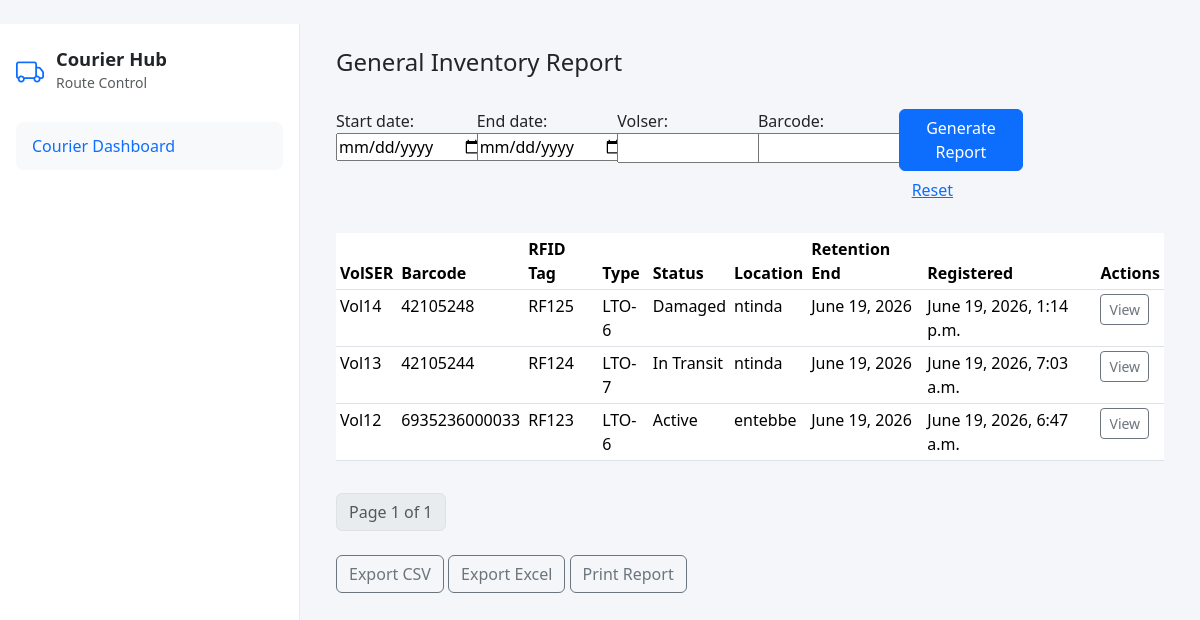
Before: /reports/general/ (signed in) with the older database file.
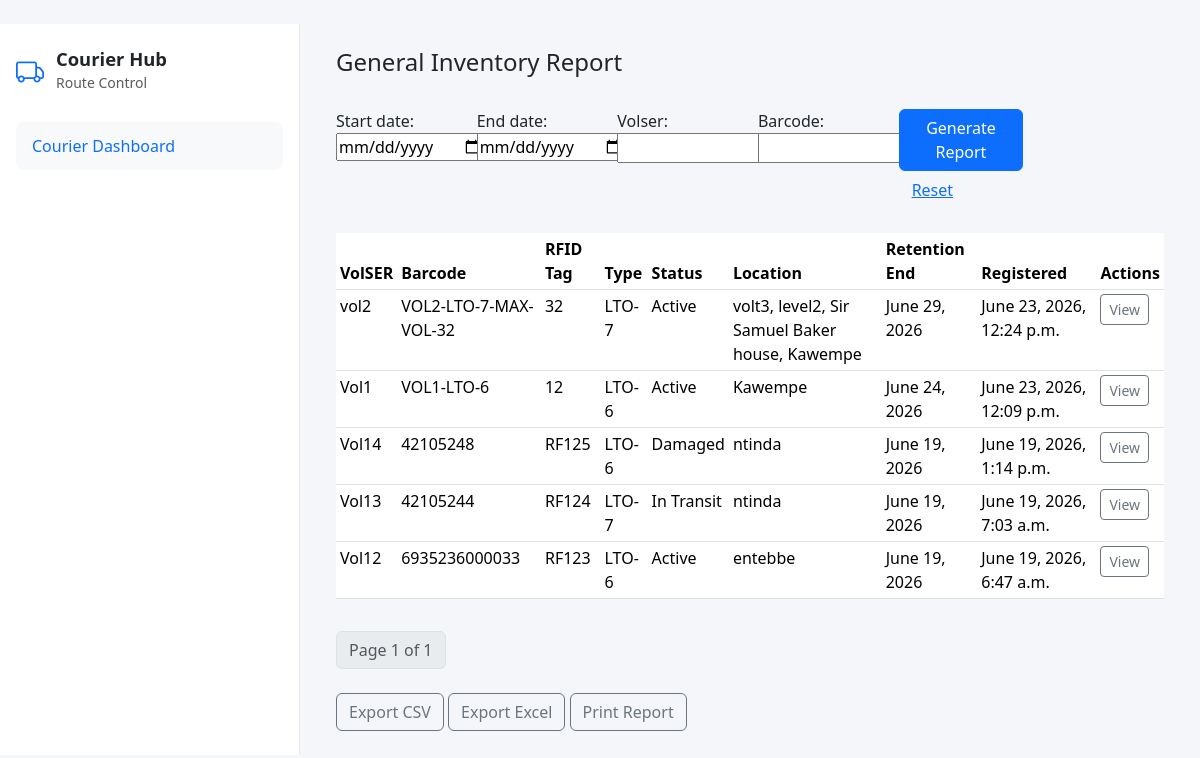
After: the same page with the newer database file.
### inventory/models.py (models this page shows, shortened)
class Tape(models.Model):
    id = models.UUIDField(primary_key=True, default=uuid.uuid4, editable=False)
    TAPE_TYPE_CHOICES = [
        ('LTO-6', 'LTO-6'),
        ('LTO-7', 'LTO-7'),
        ('LTO-8', 'LTO-8'),
        ('LTO-9', 'LTO-9'),
    ]
    STATUS_CHOICES = [
        ('Active', 'Active'),
        ('Retained', 'Retained'),
        ('Off-Site', 'Off-Site'),
        ('In Transit', 'In Transit'),
        ('Scratch Eligible', 'Scratch Eligible'),
        ('Damaged', 'Damaged'),
        ('Missing', 'Missing'),
    ]
    volser = models.CharField(max_length=100, unique=True)
    barcode = models.CharField(max_length=100, unique=True)
    rfid_tag = models.CharField(max_length=100, blank=True, null=True)
    tape_type = models.CharField(max_length=10, choices=TAPE_TYPE_CHOICES)
    manufacturer = models.CharField(max_length=150, blank=True)
    status = models.CharField(max_length=20, choices=STATUS_CHOICES, default='Active')
    current_location = models.CharField(max_length=200, blank=True)
    retention_end_date = models.DateField()
    legal_hold = models.BooleanField(default=False)
    audit_hold = models.BooleanField(default=False)
    remarks = models.TextField(blank=True)
    date_registered = models.DateTimeField(auto_now_add=True)
    class Meta:
        ordering = ['-date_registered']

### inventory/reports_views.py (the view, shortened to what this page needs)
# urls.py: path('general/', views.general_report, name='general-report'),
@login_required
@user_passes_test(user_is_report_viewer)
def general_report(request):
    form = ReportFilterForm(request.GET or None)
    qs = Tape.objects.all().order_by('-date_registered')
    paginator = Paginator(qs, 25)
    page = request.GET.get('page')
    page_obj = paginator.get_page(page)
    if 'generate' in request.GET:
        ReportLog.objects.create(name='General Inventory Report', generated_by=request.user, filters=request.GET.dict())
    context = {
        'form': form,
        'page_obj': page_obj,
        'total_records': qs.count(),
        'generated_by': request.user,
        'generated_at': timezone.now(),
        'date_range': (form.cleaned_data.get('start_date'), form.cleaned_data.get('end_date')) if form.is_valid() else (None, None),
    }
    return render(request, 'general_report.html', context)

### inventory/reports_forms.py (shortened to what this page needs)
class ReportFilterForm(forms.Form):
    start_date = forms.DateField(required=False, widget=forms.DateInput(attrs={'type': 'date'}))
    end_date = forms.DateField(required=False, widget=forms.DateInput(attrs={'type': 'date'}))
    volser = forms.CharField(required=False)
    barcode = forms.CharField(required=False)
    status = forms.ChoiceField(required=False, choices=STATUS_CHOICES)
    location = forms.CharField(required=False)
    custodian = forms.CharField(required=False)
    shipment_id = forms.CharField(required=False)
    shipment_status = forms.CharField(required=False)
    legal_hold = forms.NullBooleanField(required=False)
    audit_hold = forms.NullBooleanField(required=False)
    tape_type = forms.ChoiceField(required=False, choices=TAPE_TYPE_CHOICES)
    min_retention_days = forms.IntegerField(required=False, min_value=0)

### inventory/reports_views.py (called while the page is built)
def user_is_report_viewer(user):
    return user.is_authenticated

### inventory/templates/general_report.html (shortened to what this page needs)
{% extends "base.html" %}
{% load static %}
{% block content %}
<div class="container-fluid p-4">
    <h4>General Inventory Report</h4>
    <form method="get" class="row g-3 mt-3">
        <div class="col-md-2">
            {{ form.start_date.label_tag }}
            {{ form.start_date }}
        </div>
        <div class="col-md-2">
            {{ form.end_date.label_tag }}
            {{ form.end_date }}
        </div>
        <div class="col-md-2">
            {{ form.volser.label_tag }}
            {{ form.volser }}
        </div>
        <div class="col-md-2">
            {{ form.barcode.label_tag }}
            {{ form.barcode }}
        </div>
        <div class="col-md-2 align-self-end">
            <button class="btn btn-primary" type="submit" name="generate">Generate Report</button>
            <a href="{% url 'general-report' %}" class="btn btn-link">Reset</a>
        </div>
    </form>
    <div class="mt-4">
        <div class="table-responsive">
            <table class="table table-hover table-sm">
                <thead>
                    <tr>
                        <th>VolSER</th>
                        <th>Barcode</th>
                        <th>RFID Tag</th>
                        <th>Type</th>
                        <th>Status</th>
                        <th>Location</th>
                        <th>Retention End</th>
                        <th>Registered</th>
                        <th>Actions</th>
                    </tr>
                </thead>
                <tbody>
                    {% for tape in page_obj.object_list %}
                        <tr>
                            <td>{{ tape.volser }}</td>
                            <td>{{ tape.barcode }}</td>
                            <td>{{ tape.rfid_tag }}</td>
                            <td>{{ tape.tape_type }}</td>
                            <td>{{ tape.status }}</td>
                            <td>{{ tape.current_location }}</td>
                            <td>{{ tape.retention_end_date }}</td>
                            <td>{{ tape.date_registered }}</td>
                            <td>
                                <a href="{% url 'report-detail' tape.id %}" class="btn btn-sm btn-outline-secondary">View</a>
                            </td>
                        </tr>
                    {% empty %}
                        <tr><td colspan="9" class="text-center">No records found.</td></tr>
                    {% endfor %}
                </tbody>
            </table>
        </div>
        <div class="mt-3">
            <nav>
                <ul class="pagination">
                    <li class="page-item disabled"><span class="page-link">Page {{ page_obj.number }} of {{ page_obj.paginator.num_pages }}</span></li>
                </ul>
            </nav>
        </div>
    </div>
    <div class="mt-4">
        <a href="{% url 'report-export' %}?type=csv" class="btn btn-outline-secondary">Export CSV</a>
        <a href="{% url 'report-export' %}?type=excel" class="btn btn-outline-secondary">Export Excel</a>
        <a href="{% url 'report-export' %}?type=print" class="btn btn-outline-secondary" target="_blank">Print Report</a>
    </div>
</div>
{% endblock %}

Changed rows visible on the page:
added Tape: volser "vol2", barcode "VOL2-LTO-7-MAX-VOL-32", rfid_tag "32", tape_type "LTO-7", status "Active", current_location "volt3, level2, Sir Samuel Baker house, Kawempe", retention_end_date "June 29, 2026", date_registered "June 23, 2026, 12:24 p.m."
added Tape: volser "Vol1", barcode "VOL1-LTO-6", rfid_tag "12", tape_type "LTO-6", status "Active", current_location "Kawempe", retention_end_date "June 24, 2026", date_registered "June 23, 2026, 12:09 p.m."
